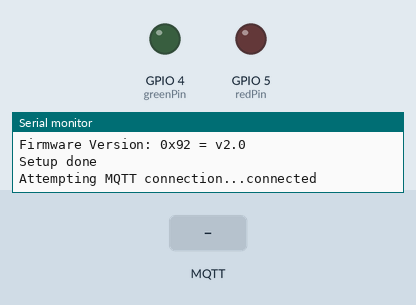
A sketch run on a simulated ESP8266 (Wemos D1 mini). Shown: output pins drawn as LEDs (lit = HIGH), the last lines printed to the serial monitor. Inputs (shaded band) come from the test bench. WiFi joins after 1.5 s; servers stay silent unless stated; no MQTT or app messages arrive unless stated.

Above: at 2.7 s.
2.8 s: MQTT message "false" arrives on the first subscribed topic
At 3.2 s:
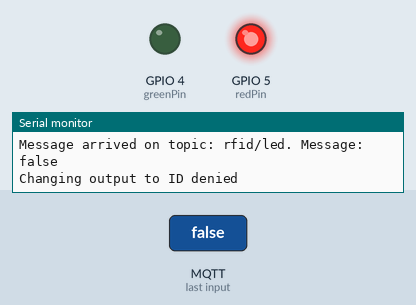
Timing chart, 0 to 9.3 s (numbered marks = the images above; inputs shaded):
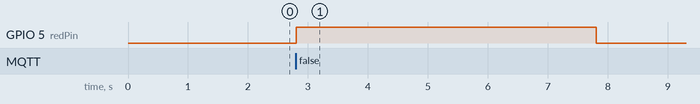

Measured:
- after the input at 2.8 s, GPIO 5 (redPin): LOW → HIGH at once, → LOW 5.0 s later

The sketch:

mqtt_esp_rfid_node-red.ino
```cpp
/*d1 mini rc52 wiring
https://discourse-cdn-sjc1.com/business5/uploads/mydevices/original/2X/e/ecedba79dc05f2c0b02b7fba8b3da2681590a11a.jpg
RST  - D3
MISO - D6
MOSI - D7
SCK  - D5
SDA  - D8
*/

#include <SPI.h>
#include <MFRC522.h>
#include <ESP8266WiFi.h>
#include <PubSubClient.h>

IPAddress deviceIp(192, 168, 0, 43);
byte deviceMac[] = { 0xAB, 0xCD, 0xFE, 0xFE, 0xFE, 0xFE };
String chipID=String(ESP.getChipId());
const char* deviceId =chipID.c_str(); // Name of the sensor
int updateInterval = 5000;
long lastMsg = 0;
String uid="";
String  startMsg=String("{")+"device_id"+":"+'"'+deviceId+'"'+","+"category"+":"+'"'+"RFID_READER"+'"'+"}";
#define wifi_ssid "Labor Eger24"
#define wifi_password "LaborEger2018"
#define mqtt_user "labor"
#define mqtt_password "labor"
#define rfid_topic "sensor/rfid"
#define switch_topic "rfid/led"
#define start_topic "start/rfid"
int redPin = 5;
int greenPin = 4;

IPAddress mqttServer(192, 168, 0, 150);
int mqttPort = 1883;
WiFiClient espClient;
PubSubClient client(espClient);


constexpr uint8_t RST_PIN =  0;          // Configurable, see typical pin layout above 18
constexpr uint8_t SS_PIN =  15;         // Configurable, see typical pin layout above  16

MFRC522 mfrc522(SS_PIN, RST_PIN);  // Create MFRC522 instance


void setup_wifi() {
  delay(10);
  // We start by connecting to a WiFi network
  Serial.println();
  Serial.print("Connecting to ");
  Serial.println(wifi_ssid);
  WiFi.begin(wifi_ssid, wifi_password);
  while (WiFi.status() != WL_CONNECTED) {
    delay(500);
    Serial.print(".");
  }
  Serial.println("");
  Serial.println("WiFi connected");
  Serial.println("IP address: ");
  Serial.println(WiFi.localIP());
}

void reconnect() {
  while (!client.connected()) {
    Serial.print("Attempting MQTT connection...");
    // Attempt to connect
    // If you do not want to use a username and password, change next line to
    // if (client.connect("ESP8266Client")) {
    if (client.connect(deviceId, mqtt_user, mqtt_password)) {
      Serial.println("connected");
      client.subscribe(switch_topic);
      client.publish(start_topic,startMsg.c_str(),true);
    } else {
      Serial.print("failed, rc=");
      Serial.print(client.state());
      Serial.println(" try again in 5 seconds");
      // Wait 5 seconds before retrying
      delay(5000);
    }
  }
}

void callback(char* topic, byte* message, unsigned int length) {
  Serial.print("Message arrived on topic: ");
  Serial.print(topic);
  Serial.print(". Message: ");
  String messageTemp;

  for (int i = 0; i < length; i++) {
    Serial.print((char)message[i]);
    messageTemp += (char)message[i];
  }
  Serial.println();

  // Feel free to add more if statements to control more GPIOs with MQTT

  // If a message is received on the topic esp32/output, you check if the message is either "on" or "off".
  // Changes the output state according to the message
  if (String(topic) == switch_topic) {
    Serial.print("Changing output to ");
    if(messageTemp == "false"){
      Serial.println("ID denied");
      digitalWrite(redPin,HIGH);
      delay(5000);
      digitalWrite(redPin,LOW);
      delay(2000);
    }
    else if(messageTemp == "true"){
      Serial.println("ID accepted");
      digitalWrite(greenPin, HIGH);
      delay(5000);
      digitalWrite(greenPin, LOW);
      delay(2000);

    }
  }
}
// Helper routine to dump a byte array as hex values to Serial
String dump_byte_array(byte *buffer, byte bufferSize) {
  String id="";
  for (byte i = 0; i < bufferSize; i++) {
    id+= buffer[i] < 0x10 ? "0" : "";
    id+=String(buffer[i], HEX);
  }
  return id;
}

void setup() {
  Serial.begin(115200);   // Initialize serial communications with the PC
  setup_wifi();
  pinMode(redPin,OUTPUT);
  pinMode(greenPin,OUTPUT);
  client.setServer(mqttServer, mqttPort);
  client.setCallback(callback);

  Serial.println("Setup");
  while (!Serial);    // Do nothing if no serial port is opened (added for Arduinos based on ATMEGA32U4)
  SPI.begin();      // Init SPI bus
  mfrc522.PCD_Init();   // Init MFRC522
  mfrc522.PCD_DumpVersionToSerial();  // Show details of PCD - MFRC522 Card Reader details
  Serial.println("Setup done");
}


void loop() {
   if (!client.connected()) {
    reconnect();
  }
  client.loop();
long now = millis();
if (now - lastMsg > 1000) {
 lastMsg = now;
  // Look for new cards
  if ( ! mfrc522.PICC_IsNewCardPresent()) {
    //delay(50);
    return;
  }

  // Select one of the cards
  if ( ! mfrc522.PICC_ReadCardSerial()) {
    //delay(50);
    return;
  }

  // Show some details of the PICC (that is: the tag/card)
  Serial.print(F("Card UID:"));
  uid=String("{")+"worker_rfid"+":"+'"'+dump_byte_array(mfrc522.uid.uidByte, mfrc522.uid.size)+'"'+","+"device_id"+":"+'"'+chipID+'"'+"}";
  Serial .print(uid);
  client.publish(rfid_topic,uid.c_str(),true);
  Serial.println();

  // Dump debug info about the card; PICC_HaltA() is automatically called
  //mfrc522.PICC_DumpToSerial(&(mfrc522.uid));


  }
}
```
